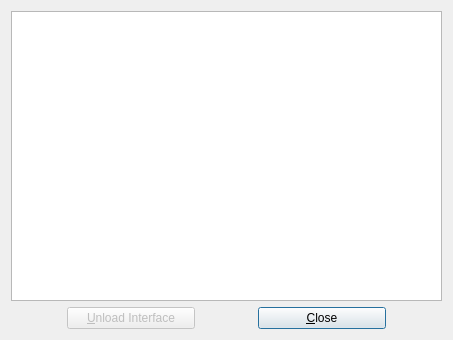
<?xml version="1.0" encoding="UTF-8"?>
<ui version="4.0">
 <class>InterfacesUnloadDialog</class>
 <widget class="QDialog" name="InterfacesUnloadDialog">
  <property name="geometry">
   <rect>
    <x>0</x>
    <y>0</y>
    <width>453</width>
    <height>340</height>
   </rect>
  </property>
  <property name="windowTitle">
   <string>Loaded Interfaces</string>
  </property>
  <layout class="QVBoxLayout" name="verticalLayout">
   <item>
    <widget class="QTreeWidget" name="tree_loaded">
     <attribute name="headerVisible">
      <bool>false</bool>
     </attribute>
    </widget>
   </item>
   <item>
    <layout class="QHBoxLayout" name="horizontalLayout">
     <item>
      <spacer name="horizontalSpacer_1">
       <property name="orientation">
        <enum>Qt::Horizontal</enum>
       </property>
       <property name="sizeHint" stdset="0">
        <size>
         <width>40</width>
         <height>20</height>
        </size>
       </property>
      </spacer>
     </item>
     <item>
      <widget class="QPushButton" name="button_unload">
       <property name="enabled">
        <bool>false</bool>
       </property>
       <property name="minimumSize">
        <size>
         <width>128</width>
         <height>0</height>
        </size>
       </property>
       <property name="text">
        <string>&amp;Unload Interface</string>
       </property>
       <property name="autoDefault">
        <bool>false</bool>
       </property>
      </widget>
     </item>
     <item>
      <spacer name="horizontalSpacer_2">
       <property name="orientation">
        <enum>Qt::Horizontal</enum>
       </property>
       <property name="sizeHint" stdset="0">
        <size>
         <width>40</width>
         <height>20</height>
        </size>
       </property>
      </spacer>
     </item>
     <item>
      <widget class="QPushButton" name="button_close">
       <property name="minimumSize">
        <size>
         <width>128</width>
         <height>0</height>
        </size>
       </property>
       <property name="text">
        <string>&amp;Close</string>
       </property>
       <property name="default">
        <bool>true</bool>
       </property>
      </widget>
     </item>
     <item>
      <spacer name="horizontalSpacer">
       <property name="orientation">
        <enum>Qt::Horizontal</enum>
       </property>
       <property name="sizeHint" stdset="0">
        <size>
         <width>40</width>
         <height>20</height>
        </size>
       </property>
      </spacer>
     </item>
    </layout>
   </item>
  </layout>
 </widget>
 <resources/>
 <connections/>
</ui>
